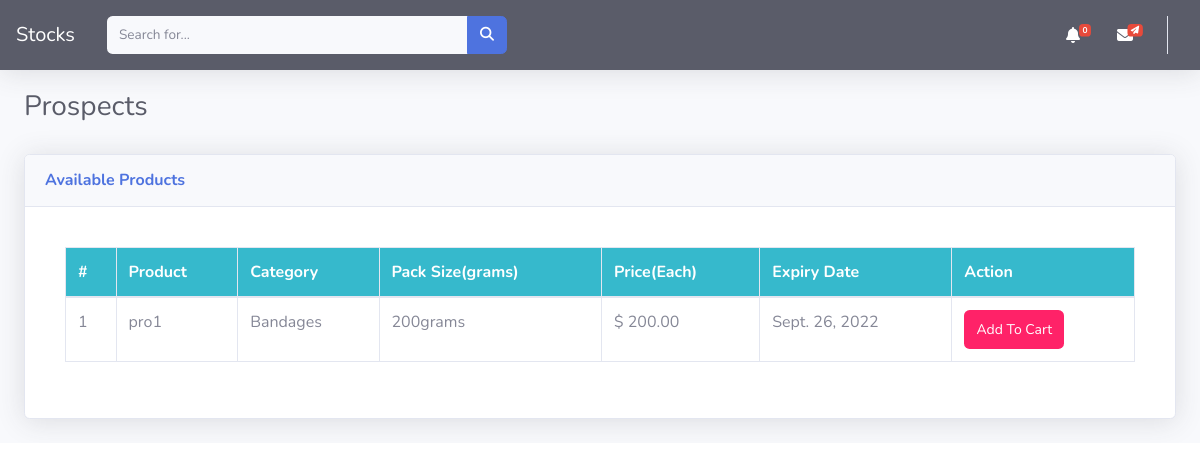
/sup-products/14/, run on an earlier commit of the app's database.
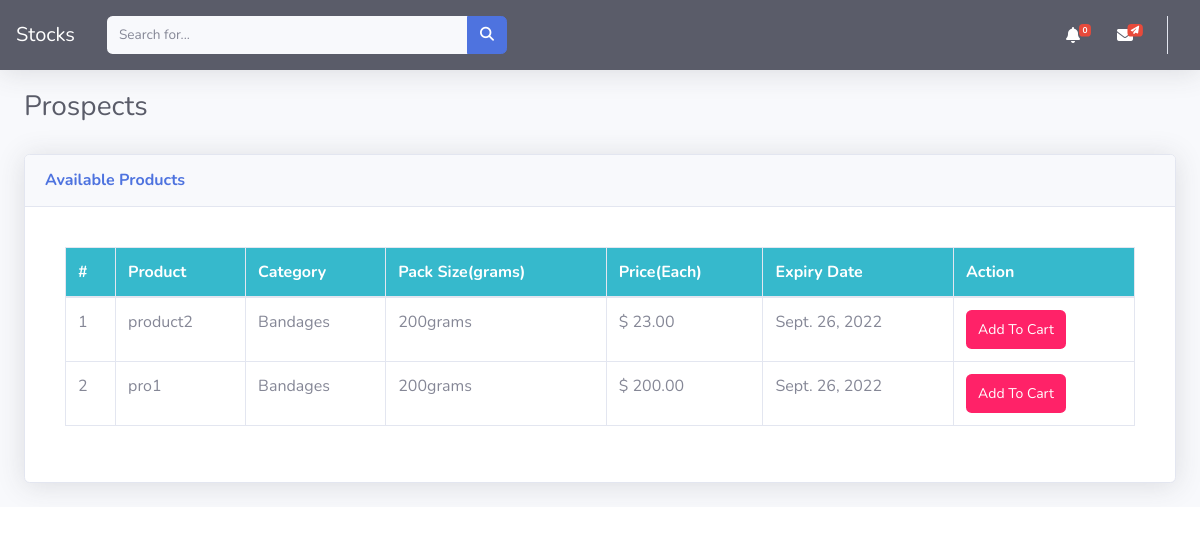
And on a later commit of the database.
### dashboard/models.py (models this page shows, shortened)
class Product(models.Model):
    vendor = models.ForeignKey(Vendor, related_name="products", on_delete=models.CASCADE,null=True,blank=True)
    title = models.CharField(max_length=255,null=True, blank=True)
    slug = models.SlugField(max_length=55)
    description = models.TextField(blank=True, null=True)
    price = models.DecimalField(max_digits=50, decimal_places=2)
    added_date = models.DateTimeField(auto_now_add=True)
    category = models.CharField(choices=CATEGORY_CHOICES, max_length=255,null=True, blank=True)
    pack_size = models.CharField(max_length=255,null=True,blank=True)
    quantity = models.PositiveIntegerField(default=1)
    expiry_date = models.DateField(blank=True,null=True)
    image = models.ImageField(upload_to='uploads/',blank=True, null=True)
    thumbnail = models.ImageField(upload_to='uploads/', blank=True, null=True)
    class Meta:
        ordering = ['-added_date']

### dashboard/views.py (the view)
# urls.py: path('sup-products/<int:key>/',views.viewVendorProducts, name='sup-products'),
def viewVendorProducts(request, key):
    vendor = get_object_or_404(Vendor, pk=key)
    context= {
        'vendor': vendor,
    }
    return render(request, 'skeleton/supplier_products.html', context)

### dashboard/context_processors.py (called while the page is built)
def notifications(request):
    allnotifications = BroadcastNotification.objects.all()
    return {'notifications': allnotifications}

def cart(request):
    return {'cart': Cart(request)}

### templates/skeleton/supplier_products.html (shortened to what this page needs)
{% extends 'body/base.html' %}
{% load crispy_forms_tags %}
{% block content %}
<div class="container-fluid">
  <div class="d-sm-flex align-items-center justify-content-between mb-4">
    <h1 class="h3 mb-0 text-gray-800" style="margin-top: 20px">
      {{ vendor.first_name }} {{ vendor.last_name }}
    </h1>
  </div>
<div class="card shadow mb-4" style="margin-top: 30px">
  <div class="card-header py-3">
    <h6 class="m-0 font-weight-bold text-primary">Available Products</h6>
  </div>
  <div class="card-body">
    <div class="card-body">
      <div class="table-responsive">
          <table class="table table-bordered" id="dataTable" width="100%" cellspacing="0">
              <thead class='bg-info'>
                  <tr class="text-white">
                      <th scope="col">#</th>
                      <th scope="col">Product</th>
                      <th scope="col">Category</th>
                      <th scope="col">Pack Size(grams)</th>
                      <th scope="col">Price(Each)</th>
                      <th scope="col">Expiry Date</th>
                      <th scope="col">Action</th>
                  </tr>
              </thead>
              <tbody>
                  {% for product  in vendor.products.all  %}
                  <tr>
                    <td>{{forloop.counter}}</td>
                      <td>{{product.title }}</td>
                      <td>{{product.category }}</td>
                      <td>{{product.pack_size }}</td>
                      <td>$ {{product.price }}</td>
                      <td>{{product.expiry_date }}</td>
                      <td>
                        {% if user.is_authenticated %}
                        <a href="{% url 'view-product' product.slug %}" style='width:100px; font-size:14px;color:white;background-color:#ff5d68;text-align;cenetr;padding:8px 6px;' class='btn'>Add To Cart</a>
                        {%else %}
                        <a href="{% url 'login'%}" style='width:100px; font-size:14px;color:white;background-color:#ff2268;text-align;cenetr;padding:8px 6px;' class='btn '>Add To Cart</a>
                        {% endif %}
                      </td>
                  </tr>
                  {% endfor %}
              </tbody>
          </table>
      </div>
  </div>
</div>
  {% endblock %}

What changed in the data, as far as the page shows it:
added Product: title "product2", category "Bandages", pack_size "200grams", price "23.00", expiry_date "Sept. 26, 2022"
